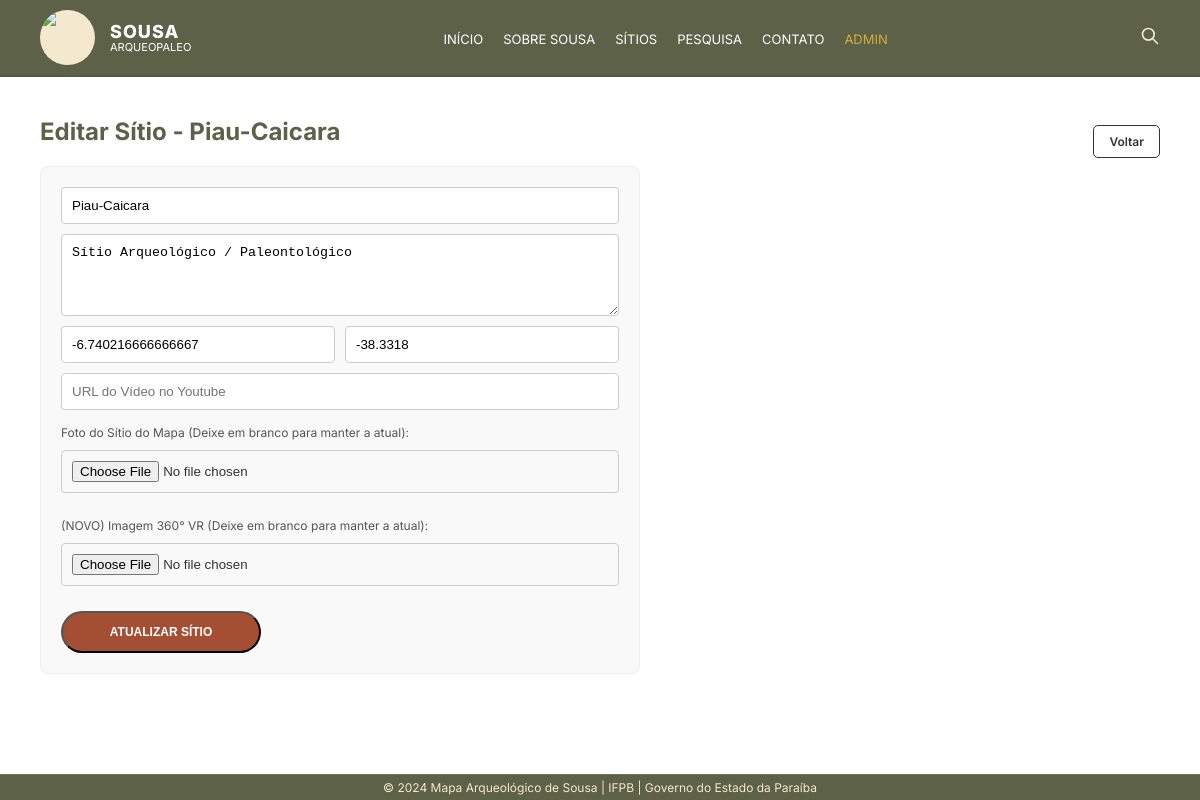
/admin/site/edit/3 (signed in), run on the app's committed database.
### models.py (models this page shows)
class Site(db.Model):
    id = db.Column(db.Integer, primary_key=True)
    name = db.Column(db.String(200), nullable=False)
    description = db.Column(db.Text, nullable=True)
    latitude = db.Column(db.Float, nullable=False)
    longitude = db.Column(db.Float, nullable=False)
    youtube_url = db.Column(db.String(500), nullable=True)
    photo_filename = db.Column(db.String(255), nullable=True)
    image_vr_filename = db.Column(db.String(255), nullable=True)

### app.py (the view, shortened to what this page needs)
@app.route('/admin/site/edit/<int:id>', methods=['GET', 'POST'])
@login_required
def edit_site(id):
    site = Site.query.get_or_404(id)
    return render_template('edit_site.html', site=site)

### app.py (called while the page is built)
@login_manager.user_loader
def load_user(user_id):
    return User.query.get(int(user_id))

### templates/edit_site.html (shortened to what this page needs)
{% extends "base.html" %}
{% block content %}
<div class="admin-container">
    <div style="display:flex; justify-content:space-between; align-items:center;">
        <h2>Editar Sítio - {{ site.name }}</h2>
        <a href="{{ url_for('admin_dashboard') }}" class="btn-secondary" style="border: 1px solid #333;">Voltar</a>
    </div>
    <form class="admin-form" method="POST" action="{{ url_for('edit_site', id=site.id) }}" enctype="multipart/form-data" style="background:#f9f9f9; padding:20px; border-radius:8px; border:1px solid #eee;">
        <input type="text" name="name" value="{{ site.name }}" required>
        <textarea name="description" rows="4">{{ site.description or '' }}</textarea>
        <div style="display:flex; gap:10px;">
            <input type="number" step="any" name="latitude" value="{{ site.latitude }}" required style="flex:1;">
            <input type="number" step="any" name="longitude" value="{{ site.longitude }}" required style="flex:1;">
        </div>
        <input type="url" name="youtube_url" value="{{ site.youtube_url or '' }}" placeholder="URL do Vídeo no Youtube">
        <label style="font-size:12px; margin-top:5px; color:#555;">Foto do Sítio do Mapa (Deixe em branco para manter a atual):</label>
        <input type="file" name="photo" accept="image/*">
        <label style="font-size:12px; margin-top:15px; color:#555;">(NOVO) Imagem 360° VR (Deixe em branco para manter a atual):</label>
        <input type="file" name="photo_vr" accept="image/*">
        <button type="submit" class="btn-primary" style="cursor:pointer; width:200px; margin-top:15px;">ATUALIZAR SÍTIO</button>
    </form>
</div>
{% endblock %}

### static/css/style.css (style rules this page uses)
:root { --primary-color: #5d6148; --header-bg: #5d6148; --text-color: #f4e8cf; --highlight: #d1b88a; --card-bg: rgba(69, 73, 53, 0.95); --btn-color: #a44f33; --btn-hover: #b95d3e; }
* { box-sizing: border-box; margin: 0; padding: 0; }
body, html { height: 100%; font-family: 'Inter', sans-serif; background-color: var(--header-bg); color: var(--text-color); }
body { display: flex; flex-direction: column; }
.btn-primary { display: block; background: var(--btn-color); color: #fff !important; text-align: center; padding: 12px 15px; text-decoration: none; border-radius: 25px; font-weight: 800; font-size: 12px; transition: background 0.3s, color 0.3s; width: 100%; }
.btn-secondary { display: inline-block; background: #fff; color: #333; text-align: center; padding: 8px 15px; text-decoration: none; border-radius: 5px; font-weight: 600; font-size: 12px; transition: background 0.3s; }
.admin-container { padding: 40px; background: #fff; color: #333; flex: 1; overflow-y: auto; }
.admin-container h2 { color: var(--header-bg); margin-bottom: 20px; }
.admin-form { display: flex; flex-direction: column; gap: 10px; max-width: 600px; margin-bottom: 30px; }
.admin-form input, .admin-form textarea { padding: 10px; border: 1px solid #ccc; border-radius: 4px; }

### data on the page
Site: name "Piau-Caicara", description "Sítio Arqueológico / Paleontológico", latitude "-6.740216666666667", longitude "-38.3318"
